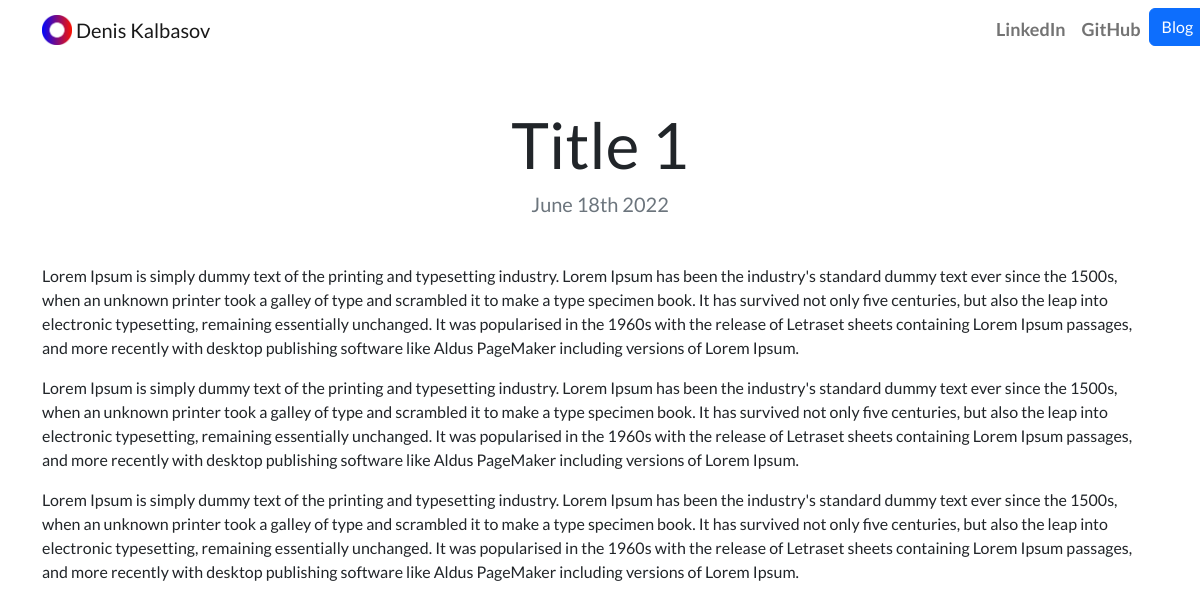
Page /blog/1/ on the committed database.
### blog/models.py (models this page shows, shortened)
class BlogProject(models.Model):
    title = models.CharField(max_length=200)
    text = models.TextField()
    date = models.DateField()

### blog/views.py (the view)
# urls.py: path('<int:blog_id>/', views.detail, name='detail'),
def detail(request, blog_id):
    blog = get_object_or_404(BlogProject, pk=blog_id)
    return render(request, 'blog/detail.html', {'blog': blog})

### blog/templates/blog/detail.html
{% extends 'portfolio/base.html' %}
{% block content %}
<h1 class="text-center mt-5" id="blogdetailtitle">{{ blog.title }}</h1>
<h5 class="text-center text-muted mb-5">{{ blog.date|date:'F jS Y' }}</h5>
{{ blog.text|safe }}
{% endblock %}

### portfolio/static/portfolio/custom1.css (style rules this page uses)
body { font-family: 'Lato', sans-serif; }
@media (min-width: 992px) { #blogdetailtitle { font-size: 4rem; } }

### rows in the picture
BlogProject: title "Title 1", date "June 18th 2022", text "Lorem Ipsum is simply dummy text of the printing and typesetting industry. Lorem Ipsum has been the industry's standard dummy text ever since the 1500s, when an unknown printer took a galley of type and scrambled it to make a type specimen book. It has survived not only five centuries, but also the leap into electronic typesetting, remaining essentially unchanged. It was popularised in the 1960s with the release of Letraset sheets containing Lorem Ipsum passages, and more recently with desktop publishing software like Aldus PageMaker including versions of Lorem Ipsum. Lorem Ipsum is simply dummy text of the printing and typesetting industry. Lorem Ipsum has been the industry's standard…"
